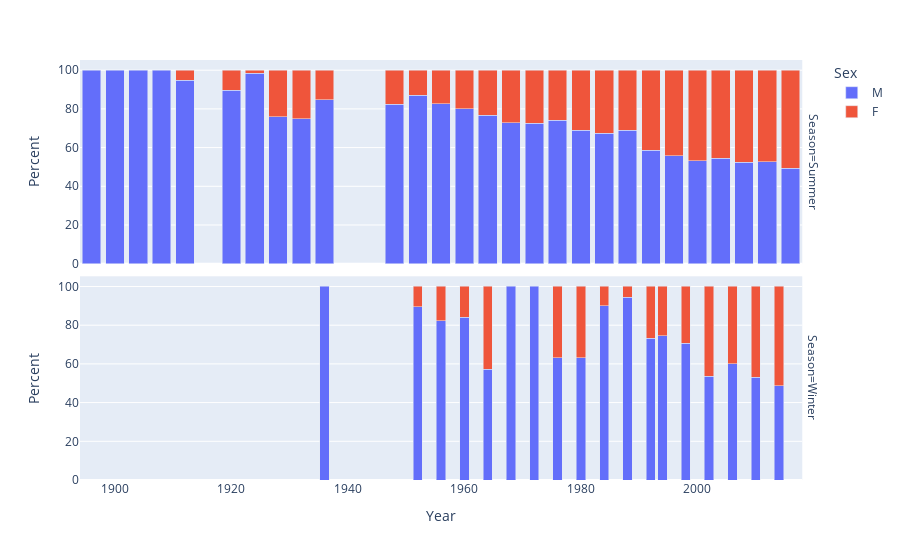

This figure's notebook cell:
### Code cell
fig = px.bar(
    gender_per_year, x="Year", y="Percent", color="Sex",
    barmode= "stack",facet_row="Season",
    hover_data={
        "Count": True,
        "Total": True,
        "Percent": ":.2f"
    }
    )
fig.show()

### Figure 1 — Plotly figure (JSON) as saved in the notebook; plotly's stock layout.template omitted (floating-point values rounded to 4 significant figures)
{"data": [{"customdata": [[5, 5], [6, 6], [6, 6], [48, 48], [36, 38], [26, 29], [59, 60], [22, 29], [15, 20], [33, 39], [85, 103], [122, 140], [341, 412], [224, 280], [301, 392], [163, 224], [193, 266], [203, 274], [131, 190], [227, 337], [234, 339], [229, 390], [307, 550], [420, 788], [327, 601], [299, 570], [271, 514], [255, 518]], "hovertemplate": "Sex=M<br>Season=Summer<br>Year=%{x}<br>Percent=%{y:.2f}<br>Count=%{customdata[0]}<br>Total=%{customdata[1]}<extra></extra>", "legendgroup": "M", "marker": {"color": "#636efa", "pattern": {"shape": ""}}, "name": "M", "orientation": "v", "showlegend": true, "textposition": "auto", "type": "bar", "x": [1896.0, 1900.0, 1904.0, 1908.0, 1912.0, 1920.0, 1924.0, 1928.0, 1932.0, 1936.0, 1948.0, 1952.0, 1956.0, 1960.0, 1964.0, 1968.0, 1972.0, 1976.0, 1980.0, 1984.0, 1988.0, 1992.0, 1996.0, 2000.0, 2004.0, 2008.0, 2012.0, 2016.0], "xaxis": "x2", "y": [100.0, 100.0, 100.0, 100.0, 94.74, 89.66, 98.33, 75.86, 75.0, 84.62, 82.52, 87.14, 82.77, 80.0, 76.79, 72.77, 72.56, 74.09, 68.95, 67.36, 69.03, 58.72, 55.82, 53.3, 54.41, 52.46, 52.72, 49.23], "yaxis": "y2"}, {"customdata": [[3, 3], [17, 19], [14, 17], [32, 38], [8, 14], [7, 7], [12, 12], [12, 19], [12, 19], [18, 20], [34, 36], [30, 41], [35, 47], [24, 34], [22, 41], [27, 45], [26, 49], [41, 84]], "hovertemplate": "Sex=M<br>Season=Winter<br>Year=%{x}<br>Percent=%{y:.2f}<br>Count=%{customdata[0]}<br>Total=%{customdata[1]}<extra></extra>", "legendgroup": "M", "marker": {"color": "#636efa", "pattern": {"shape": ""}}, "name": "M", "orientation": "v", "showlegend": false, "textposition": "auto", "type": "bar", "x": [1936.0, 1952.0, 1956.0, 1960.0, 1964.0, 1968.0, 1972.0, 1976.0, 1980.0, 1984.0, 1988.0, 1992.0, 1994.0, 1998.0, 2002.0, 2006.0, 2010.0, 2014.0], "xaxis": "x", "y": [100.0, 89.47, 82.35, 84.21, 57.14, 100.0, 100.0, 63.16, 63.16, 90.0, 94.44, 73.17, 74.47, 70.59, 53.66, 60.0, 53.06, 48.81], "yaxis": "y"}, {"customdata": [[2, 38], [3, 29], [1, 60], [7, 29], [5, 20], [6, 39], [18, 103], [18, 140], [71, 412], [56, 280], [91, 392], [61, 224], [73, 266], [71, 274], [59, 190], [110, 337], [105, 339], [161, 390], [243, 550], [368, 788], [274, 601], [271, 570], [243, 514], [263, 518]], "hovertemplate": "Sex=F<br>Season=Summer<br>Year=%{x}<br>Percent=%{y:.2f}<br>Count=%{customdata[0]}<br>Total=%{customdata[1]}<extra></extra>", "legendgroup": "F", "marker": {"color": "#EF553B", "pattern": {"shape": ""}}, "name": "F", "orientation": "v", "showlegend": true, "textposition": "auto", "type": "bar", "x": [1912.0, 1920.0, 1924.0, 1928.0, 1932.0, 1936.0, 1948.0, 1952.0, 1956.0, 1960.0, 1964.0, 1968.0, 1972.0, 1976.0, 1980.0, 1984.0, 1988.0, 1992.0, 1996.0, 2000.0, 2004.0, 2008.0, 2012.0, 2016.0], "xaxis": "x2", "y": [5.263, 10.34, 1.667, 24.14, 25.0, 15.38, 17.48, 12.86, 17.23, 20.0, 23.21, 27.23, 27.44, 25.91, 31.05, 32.64, 30.97, 41.28, 44.18, 46.7, 45.59, 47.54, 47.28, 50.77], "yaxis": "y2"}, {"customdata": [[2, 19], [3, 17], [6, 38], [6, 14], [7, 19], [7, 19], [2, 20], [2, 36], [11, 41], [12, 47], [10, 34], [19, 41], [18, 45], [23, 49], [43, 84]], "hovertemplate": "Sex=F<br>Season=Winter<br>Year=%{x}<br>Percent=%{y:.2f}<br>Count=%{customdata[0]}<br>Total=%{customdata[1]}<extra></extra>", "legendgroup": "F", "marker": {"color": "#EF553B", "pattern": {"shape": ""}}, "name": "F", "orientation": "v", "showlegend": false, "textposition": "auto", "type": "bar", "x": [1952.0, 1956.0, 1960.0, 1964.0, 1976.0, 1980.0, 1984.0, 1988.0, 1992.0, 1994.0, 1998.0, 2002.0, 2006.0, 2010.0, 2014.0], "xaxis": "x", "y": [10.53, 17.65, 15.79, 42.86, 36.84, 36.84, 10.0, 5.556, 26.83, 25.53, 29.41, 46.34, 40.0, 46.94, 51.19], "yaxis": "y"}], "layout": {"annotations": [{"font": {}, "showarrow": false, "text": "Season=Winter", "textangle": 90, "x": 0.98, "xanchor": "left", "xref": "paper", "y": 0.2425, "yanchor": "middle", "yref": "paper"}, {"font": {}, "showarrow": false, "text": "Season=Summer", "textangle": 90, "x": 0.98, "xanchor": "left", "xref": "paper", "y": 0.7575, "yanchor": "middle", "yref": "paper"}], "barmode": "stack", "legend": {"title": {"text": "Sex"}, "tracegroupgap": 0}, "margin": {"t": 60}, "xaxis": {"anchor": "y", "domain": [0, 0.98], "title": {"text": "Year"}}, "xaxis2": {"anchor": "y2", "domain": [0, 0.98], "matches": "x", "showticklabels": false}, "yaxis": {"anchor": "x", "domain": [0, 0.485], "title": {"text": "Percent"}}, "yaxis2": {"anchor": "x2", "domain": [0.515, 1], "matches": "y", "title": {"text": "Percent"}}}}
